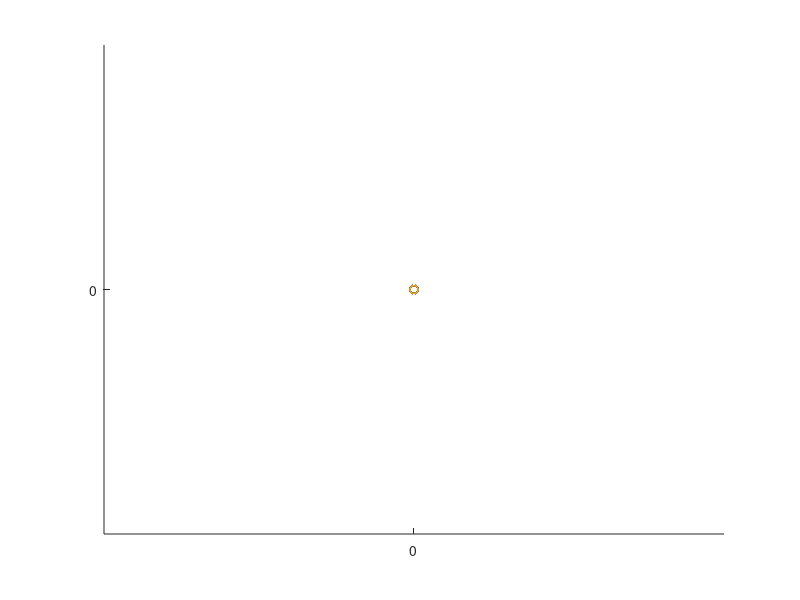

This figure's MATLAB source: (Note: this script raises an error after producing the figure.)
clc; clear; close all;
neq=2; mu=-0.015; b=-10;omega=1;

% sub
% mu=-0.1;
p = [-1 0 1 0 mu 0];
r = roots(p);
r=r(end);
om=1;
% b=1;
omEff=om+b*r^2;
f=omEff/2/pi;
T=1/f;
%
np=100;
dt=T/np;
g=zeros(2*np,1);
J=zeros(2*np);
J2=zeros(2*np);
u=zeros(2*np,1)+3;
% r=sqrt(-mu)
% r=0.05

x=r*cos(linspace(0,2*pi,np+1)); x=x+rand(1,length(x)).*x*0.1;
y=r*sin(linspace(0,2*pi,np+1)); y=y+rand(1,length(y)).*y*0.1;
u(1:2:end)=x(1:end-1); u(2:2:end)=y(1:end-1);
% plot(x,y); axis equal;

uM=[];
uM=[uM,u];
%%
% calc J and g
 for i=1:8
    for ip=1:np-1
    x=u(ip*2-1); y=u(ip*2); r=sqrt(x^2+y^2);
    xNext=u(mod(ip*2-1+neq-1,neq*np)+1); yNext=u(mod(ip*2+neq-1,neq*np)+1);
    xPrev=u(mod(ip*2-1-neq-1,neq*np)+1); yPrev=u(mod(ip*2-neq-1,neq*np)+1);
    g(ip*2-1)=(mu+r^2-r^4)*x-y*(omega+b*r^2)+(xPrev-xNext)/dt/2;
    g(ip*2)=(mu+r^2-r^4)*y+x*(omega+b*r^2)+(yPrev-yNext)/dt/2;
    
    J(ip*2-1,ip*2-1)=(mu+r^2-r^4)+x*(2*x-2*r^2*2*x)-y*b*2*x;
    J(ip*2-1,ip*2)=x*(2*y-2*r^2*2*y)-(omega+b*r^2)-y*(2*b*y);
    J(ip*2-1,mod(ip*2-1+neq-1,neq*np)+1)=-1/dt/2;
    J(ip*2-1,mod(ip*2-1-neq-1,neq*np)+1)=1/dt/2;
  
    J(ip*2,ip*2-1)=y*(2*x-2*r^2*2*x)+(omega+b*r^2)+x*(2*b*x);
    J(ip*2,ip*2)=(mu+r^2-r^4)+y*(2*y-2*r^2*2*y)+x*b*2*y;
    J(ip*2,mod(ip*2+neq-1,neq*np)+1)=-1/dt/2;
    J(ip*2,mod(ip*2-neq-1,neq*np)+1)=1/dt/2;

%     J2(ip*2-1,mod(ip*2-1+neq-1,neq*np)+1)=-1/dt/2;
%     J2(ip*2-1,mod(ip*2-1-neq-1,neq*np)+1)=1/dt/2;
%   
%     J2(ip*2,mod(ip*2+neq-1,neq*np)+1)=-1/dt/2;
%     J2(ip*2,mod(ip*2-neq-1,neq*np)+1)=1/dt/2;
  
    end
    ip=np;
    x=u(ip*2-1); y=u(ip*2); r=sqrt(x^2+y^2);
    xNext=u(mod(ip*2-1+neq-1,neq*np)+1); yNext=u(mod(ip*2+neq-1,neq*np)+1);
    xPrev=u(mod(ip*2-1-neq-1,neq*np)+1); yPrev=u(mod(ip*2-neq-1,neq*np)+1);
    g(ip*2-1)=(mu+r^2-r^4)*x-y*(omega+b*r^2)+(xPrev-xNext)/dt/2;
    g(ip*2)=y;
    
    J(ip*2-1,ip*2-1)=(mu+r^2-r^4)+x*(2*x-2*r^2*2*x)-y*b*2*x;
    J(ip*2-1,ip*2)=x*(2*y-2*r^2*2*y)-(omega+b*r^2)-y*(2*b*y);
    J(ip*2-1,mod(ip*2-1+neq-1,neq*np)+1)=-1/dt/2;
    J(ip*2-1,mod(ip*2-1-neq-1,neq*np)+1)=1/dt/2;
  
%     J(ip*2,ip*2-1)=y*(2*x-2*r^2*2*x)+(omega+b*r^2)+x*(2*b*x);
    J(ip*2,ip*2)=1;
%     J(ip*2,mod(ip*2+neq-1,neq*np)+1)=-1/dt/2;
%     J(ip*2,mod(ip*2-neq-1,neq*np)+1)=1/dt/2;

%     J2(ip*2-1,mod(ip*2-1+neq-1,neq*np)+1)=-1/dt/2;
%     J2(ip*2-1,mod(ip*2-1-neq-1,neq*np)+1)=1/dt/2;
%   
%     J2(ip*2,mod(ip*2+neq-1,neq*np)+1)=-1/dt/2;
%     J2(ip*2,mod(ip*2-neq-1,neq*np)+1)=1/dt/2;
  
    %
    du=-J\g;
   
    norm(du)
    u=u+du;
    uM=[uM,u];
 end
%%
hold on;
% u=u-du2;
plot(u(1:2:end),u(2:2:end))
% plot(u(1:2:end)+utang(1:2:end),u(2:2:end)+utang(2:2:end))
% plot([u(1:2:end), u(1:2:end)+utang(1:2:end)]',[u(2:2:end),u(2:2:end)+utang(2:2:end)]'); axis equal
plot([u(1:2:end), u(1:2:end)+du(1:2:end)]',[u(2:2:end),u(2:2:end)+du(2:2:end)]','-o'); axis equal
% plot([u(1:2:end), u(1:2:end)+du(1:2:end)]',[u(2:2:end),u(2:2:end)+du(2:2:end)]','-x'); 

%%
plot(uM(1:2:end,:),uM(2:2:end,:))
%%
close all;
f=figure(Position=[2200 202 911 598]); fnts=14;
% f=figure(Position=[2200 202 300 300]); fnts=14;
% hold on;
set(f,'defaulttextinterpreter','latex')


hold on;
plot(uM(1:2:end,1),uM(2:2:end,1))
plot(uM(1:2:end,end),uM(2:2:end,end),'-o')

x=r*cos(linspace(0,2*pi,np+1));
y=r*sin(linspace(0,2*pi,np+1));
u(1:2:end)=x(1:end-1); u(2:2:end)=y(1:end-1);
plot(u(1:2:end),u(2:2:end),'-x')
axis equal;
% grid on;

h1=legend("iteration=0","iteration=8, resid=1e-16","analytical solution",Location="best");
set(h1, 'Interpreter','latex')
grid on; grid minor; 
set(gca,"FontSize",fnts,"FontName","Latin Modern Math");
xlabel("x"); ylabel("y"); title("Multi timestep newton method $ \vert$ subHoph $\mu=-0.015 $ $ \vert$ 100 points for period")
exportgraphics(gcf,'plot.png','Resolution',200)

%%
hold on;
plot(uM(1,:)',uM(2,:)'); axis equal;
plot(u(1:2:end),u(2:2:end))
%%
plot(sqrt(u(1:2:end).^2+u(2:2:end).^2))
%%
hold on;
plot(uM')
plot(sqrt(sum(uM.^2,1))')
